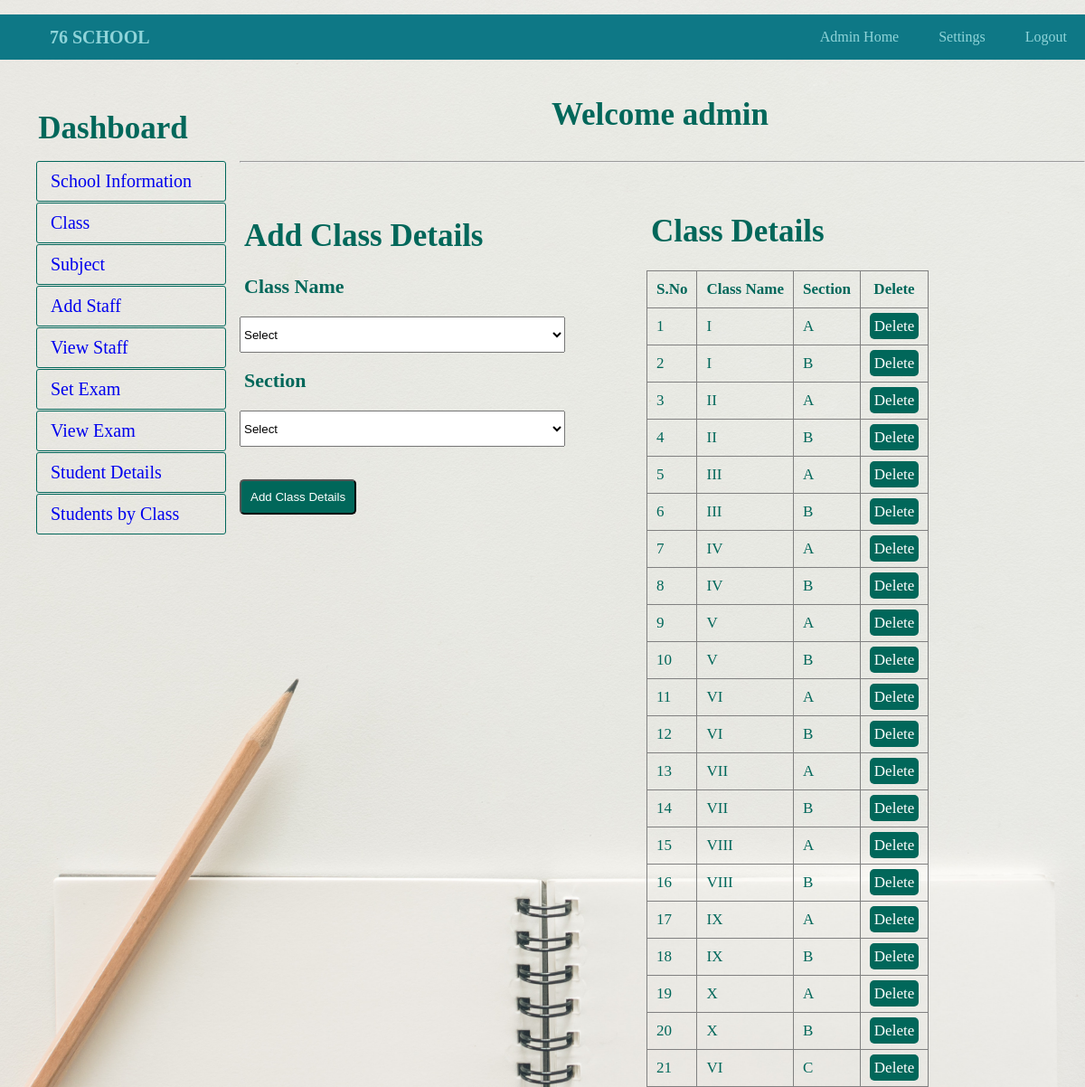
Page /add_class.php (signed in) on the committed database.
### tables this page shows
CREATE TABLE `class` (
  `CID` int(11) NOT NULL,
  `CNAME` varchar(150) NOT NULL,
  `CSEC` varchar(150) NOT NULL
);

### add_class.php (the view, shortened to what this page needs)
<?php
	include"database.php";
?>
<!DOCTYPE html>
<html>
	<head>
		<link rel="stylesheet" type="text/css" href="style.css">
	</head>
	<body>
		<?php include"navbar.php";?><br>
			<div id="section">
				<?php include"sidebar.php";?><br>
				<h3 class="text">Welcome <?php echo $_SESSION["ANAME"]; ?></h3><br><hr><br>
				<div class="content1">
						<h3 > Add Class Details</h3><br>
				<form method="post" action="<?php echo $_SERVER["PHP_SELF"];?>">
					<label>Class Name</label><br>
				<select name="cname"  required class="input2">
						<option value="">Select</option>
					</select><br><br>
					<label>Section </label><br>
					<select name="sec"  required class="input2">
						<option value="">Select</option>
					</select>
					<br>
					<br>
					<br>
					<button type="submit" class="btn" name="submit">Add Class Details</button>
				</form>
				</div>
				<div class="tbox">
					<h3 style="margin-top:30px;"> Class Details</h3><br>
					<table border="1px" >
						<tr>
							<th>S.No</th>
							<th>Class Name</th>
							<th>Section</th>
							<th>Delete</th>
						</tr>
						<?php
							$s="select * from class";
							$res=$db->query($s);
							if($res->num_rows>0)
							{
								$i=0;
								while($r=$res->fetch_assoc())
								{
									$i++;
									echo "
										<tr>
											<td>{$i}</td>
											<td>{$r["CNAME"]}</td>
											<td>{$r["CSEC"]}</td>
											<td><a href='delete.php?id={$r["CID"]}' class='btnr'>Delete</a></td>
										</tr>
										";
								}
							}
						?>
					</table>
				</div>
			</div>
	</body>
</html>

### style.css (style rules this page uses)
body , html { margin: 0; padding: 0; background: url(2.jpg) no-repeat center center fixed; height: 100%; background-size: cover; background-position: center; font-family: sans-serif; font-family: "Josefin Sans"; }
a { text-decoration:none; }
h1,h2,h3,h4,h5,h6,label { color:#01675A; font-family:"Josefin Sans"; font-size: 35px; margin: 5px; }
.btn { border-radius:5px; padding:10px; background:#01675A; color:white; }
.btnr { border-radius:5px; padding:5px; background:#01675A; color:white; }
.input2 { width:80%; height:40px; margin-top:20px; }
label { font-weight:bold; font-family: "Josefin Sans"; color: #01675A; font-size: 22px; }
.content1 { margin-top:30px; }
.text { text-align:center; }
.content1 { margin-top:30px; height:auto; width:450px; float:left; }
.tbox { float:left; }
.tbox table { border-collapse:collapse; }
tr,td,th { padding:10px; color: #01675A; font-size: 17px; }
table { border-collapse:collapse; }

### rows in the picture
class: CNAME "I", CSEC "A"
class: CNAME "I", CSEC "B"
class: CNAME "II", CSEC "A"
class: CNAME "II", CSEC "B"
class: CNAME "III", CSEC "A"
class: CNAME "III", CSEC "B"
class: CNAME "IV", CSEC "A"
class: CNAME "IV", CSEC "B"
class: CNAME "V", CSEC "A"
class: CNAME "V", CSEC "B"
class: CNAME "VI", CSEC "A"
class: CNAME "VI", CSEC "B"
class: CNAME "VII", CSEC "A"
class: CNAME "VII", CSEC "B"
class: CNAME "VIII", CSEC "A"
class: CNAME "VIII", CSEC "B"
class: CNAME "IX", CSEC "A"
class: CNAME "IX", CSEC "B"
class: CNAME "X", CSEC "A"
class: CNAME "X", CSEC "B"
class: CNAME "VI", CSEC "C"

### other values in the picture
$_SESSION["ANAME"] "admin"
